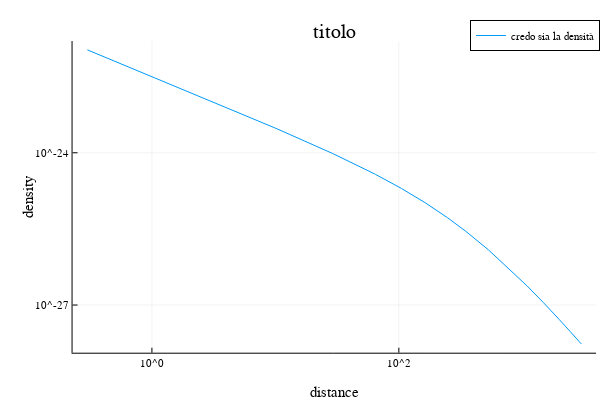

This figure's notebook cell:
### Code cell
x = [df.Column2]
y = [df.Column3]
using Plots

plotlyjs()
plot(x,y,
    label = "credo sia la densità",
    title="titolo"
    )
plot!(xscale=:log10,
    yscale=:log10)
xlabel!("distance")
ylabel!("density")

### Figure 1 — Plotly figure (JSON) as saved in the notebook; plotly's stock layout.template omitted (floating-point values rounded to 4 significant figures; data arrays with more than 128 entries replaced by an {"elided": "..."} marker saying what was removed)
{"data": [{"colorbar": {"len": 0.8657, "title": "", "x": 0.9934, "y": 0.5087}, "legendgroup": "credo sia la densità", "line": {"color": "rgba(0, 154, 250, 1.000)", "dash": "solid", "shape": "linear", "width": 1}, "mode": "lines", "name": "credo sia la densità", "showlegend": true, "type": "scatter", "x": {"elided": "5000 float values"}, "xaxis": "x", "y": {"elided": "5000 float values"}, "yaxis": "y", "zmax": null, "zmin": null}], "layout": {"annotations": [{"font": {"color": "rgba(0, 0, 0, 1.000)", "family": "sans-serif", "size": 20}, "rotation": 0, "showarrow": false, "text": "titolo", "x": 0.5572, "xanchor": "center", "xref": "paper", "y": 1, "yanchor": "top", "yref": "paper"}], "height": 400, "legend": {"bgcolor": "rgba(255, 255, 255, 1.000)", "bordercolor": "rgba(0, 0, 0, 1.000)", "borderwidth": 1, "font": {"color": "rgba(0, 0, 0, 1.000)", "family": "sans-serif", "size": 11}, "title": {"font": {"color": "rgba(0, 0, 0, 1.000)", "family": "sans-serif", "size": 15}, "text": ""}, "tracegroupgap": 0, "traceorder": "normal", "x": 1, "xanchor": "auto", "y": 1, "yanchor": "auto"}, "margin": {"b": 20, "l": 0, "r": 0, "t": 20}, "paper_bgcolor": "rgba(255, 255, 255, 1.000)", "plot_bgcolor": "rgba(255, 255, 255, 1.000)", "showlegend": true, "width": 600, "xaxis": {"anchor": "y", "domain": [0.1209, 0.9934], "gridcolor": "rgba(0, 0, 0, 0.100)", "gridwidth": 0.5, "linecolor": "rgba(0, 0, 0, 1.000)", "mirror": false, "range": [-0.6428, 3.597], "showgrid": true, "showline": true, "showticklabels": true, "tickangle": 0, "tickcolor": "rgb(0, 0, 0)", "tickfont": {"color": "rgba(0, 0, 0, 1.000)", "family": "sans-serif", "size": 11}, "tickmode": "array", "ticks": "inside", "ticktext": ["10^0", "10^2"], "tickvals": [1, 100], "title": "distance", "titlefont": {"color": "rgba(0, 0, 0, 1.000)", "family": "sans-serif", "size": 15}, "type": "log", "visible": true, "zeroline": false, "zerolinecolor": "rgba(0, 0, 0, 1.000)"}, "yaxis": {"anchor": "x", "domain": [0.07581, 0.9415], "gridcolor": "rgba(0, 0, 0, 0.100)", "gridwidth": 0.5, "linecolor": "rgba(0, 0, 0, 1.000)", "mirror": false, "range": [-27.94, -21.8], "showgrid": true, "showline": true, "showticklabels": true, "tickangle": 0, "tickcolor": "rgb(0, 0, 0)", "tickfont": {"color": "rgba(0, 0, 0, 1.000)", "family": "sans-serif", "size": 11}, "tickmode": "array", "ticks": "inside", "ticktext": ["10^-27", "10^-24"], "tickvals": [1e-27, 1e-24], "title": "density", "titlefont": {"color": "rgba(0, 0, 0, 1.000)", "family": "sans-serif", "size": 15}, "type": "log", "visible": true, "zeroline": false, "zerolinecolor": "rgba(0, 0, 0, 1.000)"}}}
